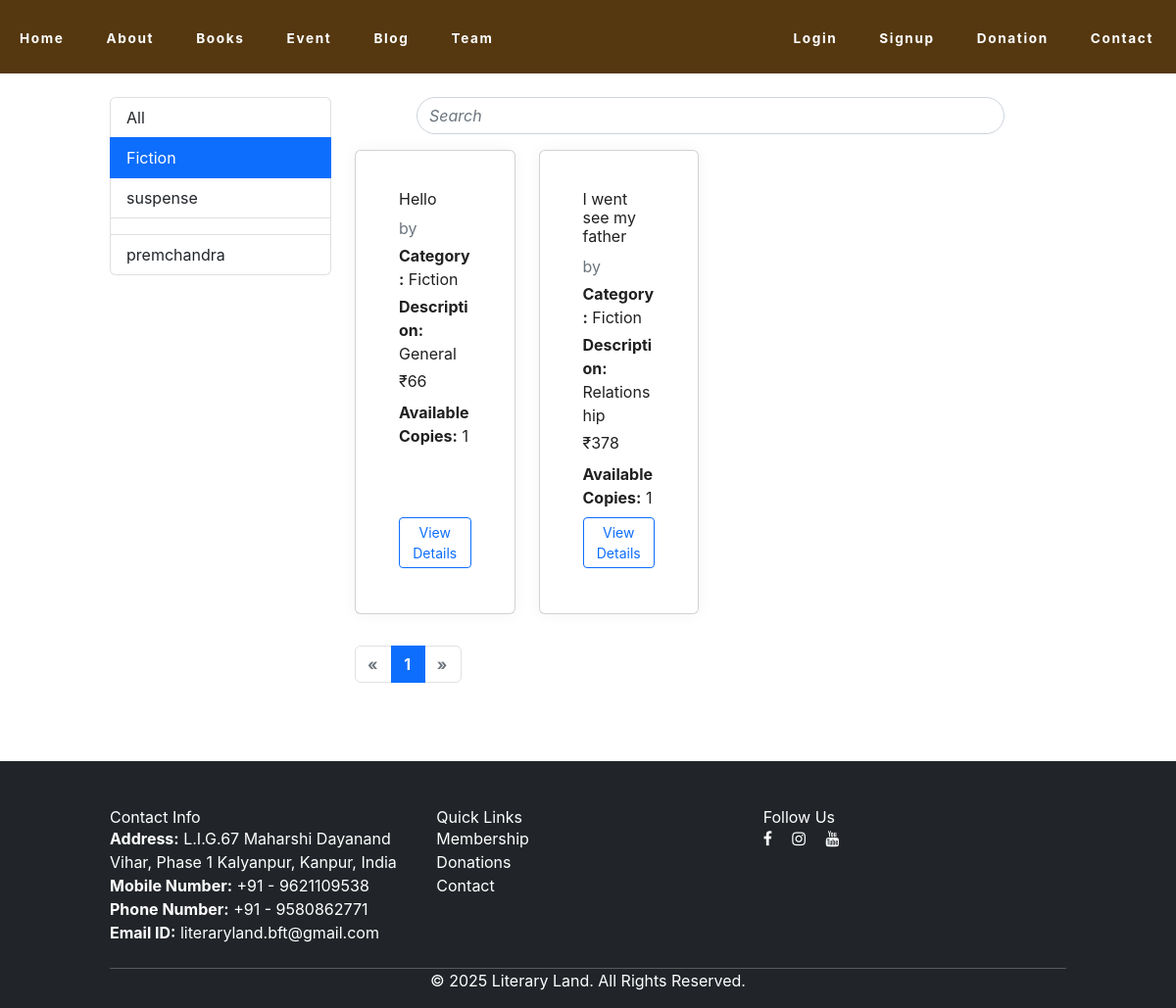
The page /book?category=Fiction on the database its author committed.
### Land/models.py (models this page shows, shortened)
class Book(models.Model):
    title = models.CharField(max_length=200, unique=True)
    category=models.CharField(max_length=40)
    sub_category=models.CharField(max_length=40, default='General')
    language=models.CharField(max_length=200)
    price=models.CharField(max_length=10)
    image=models.FileField(upload_to='files/')
    author = models.CharField(max_length=100)
    available_copies = models.IntegerField(default=1)

### Land/views.py (the view)
# urls.py: path('book', views.books, name='book'),
def books(request):
    category_filter = request.GET.get('category', None)
    search_query = request.GET.get('q', '')
    books_qs = Book.objects.all()
    if category_filter and category_filter.lower() != 'all':
        books_qs = books_qs.filter(category__iexact=category_filter)
    if search_query:
        books_qs = books_qs.filter(
            Q(title__icontains=search_query) |
            Q(author__icontains=search_query)
        )
    paginator = Paginator(books_qs, 12)  # 12 books per page
    page_number = request.GET.get('page')
    page_obj = paginator.get_page(page_number)
    all_categories = Book.objects.values_list('category', flat=True).distinct()
    context = {
        'page_obj': page_obj,
        'categories': all_categories,
        'selected_category': category_filter or 'All',
        'search_query': search_query,
    }
    return render(request, 'books.html', context)

### Land/templates/books.html (shortened to what this page needs)
{% block content %}
<!DOCTYPE html>
<html lang="en">
<head>
  {% load static %}
  <link href="https://unpkg.com/aos@2.3.1/dist/aos.css" rel="stylesheet">
  <link rel="stylesheet" href="https://cdn.jsdelivr.net/npm/bootstrap@5.2.3/dist/css/bootstrap.min.css">
  <link rel="stylesheet" href="{% static 'css/style.css' %}">
  <script src="https://cdn.tailwindcss.com"></script>
  <link rel="stylesheet" href="https://cdnjs.cloudflare.com/ajax/libs/font-awesome/6.0.0/css/all.min.css" />
    <link rel='stylesheet' href='https://cdnjs.cloudflare.com/ajax/libs/font-awesome/4.7.0/css/font-awesome.min.css'>
</head>
<body>
  <header>
      <nav class="navbar navbar-expand-lg">
        <ul class="navbar-nav">
              <a class="nav-link" href="{% url 'index' %}">Home</a>
              <a class="nav-link" href="{% url 'about' %}">About</a>
              <a class="nav-link" href="{% url 'book' %}">Books</a>
              <a class="nav-link" href="{% url 'events' %}">Event</a>
              <a class="nav-link" href="{% url 'blog_list' %}">Blog</a>
              <a class="nav-link" href="{% url 'team' %}">Team</a>
        </ul>
        <ul class="navbar-nav ms-auto">
            <a class="nav-link" href="{% url 'login' %}">Login</a>
            <a class="nav-link" href="{% url 'membership' %}">Signup</a>
            <a class="nav-link" href="{% url 'donation' %}">Donation</a>
            <a class="nav-link" href="{% url 'contact' %}">Contact</a>
        </ul>
      </nav>
  </header>
<div class="container mt-4">
  <div class="row">
    <div class="col-md-3">
      <ul class="list-group">
        <li class="list-group-item {% if selected_category == 'All' %}active{% endif %}">
          <a href="{% url 'book' %}?category=All" class="{% if selected_category == 'All' %}text-white{% endif %}">All</a>
        </li>
        {% for category in categories %}
        <li class="list-group-item {% if selected_category == category %}active{% endif %}">
          <a href="{% url 'book' %}?category={{ category }}" class="{% if selected_category == category %}text-white{% endif %}">{{ category }}</a>
        </li>
        {% endfor %}
      </ul>
    </div>
    <div class="col-md-9">
      <form method="get" action="{% url 'book' %}" class="mb-3" style="max-width: 600px; margin:auto;">
        <div class="input-group rounded">
          <input type="search" name="q" class="form-control rounded-pill" placeholder="Search" aria-label="Search" aria-describedby="search-addon" value="{{ search_query }}" style="padding-right: 40px;">
        </div>
      </form>
      <div class="row">
        {% for book in page_obj %}
        <div class="col-md-3 mb-4">
          <div class="card h-100">
            <div class="card-body d-flex flex-column">
              <h6 class="card-title">{{ book.title }}</h6>
              <p class="card-text text-muted mb-1">by {{ book.author }}</p>
              <p class="card-text mb-1"><strong>Category:</strong> {{ book.category }}</p>
              <p class="card-text mb-1"><strong>Description:</strong> {{ book.sub_category }}</p>
              <p class="card-text mb-2">₹{{ book.price }}</p>
              <p class="card-text mb-2"><strong>Available Copies:</strong> {{ book.available_copies }}</p>
              <a href="#" class="btn btn-sm btn-outline-primary mt-auto">View Details</a>
            </div>
          </div>
        </div>
        {% empty %}
        <p>No books found.</p>
        {% endfor %}
      </div>
      <nav aria-label="Page navigation">
        <ul class="pagination justify-content-center">
          {% if page_obj.has_previous %}
          <li class="page-item">
            <a class="page-link" href="?category={{ selected_category }}&q={{ search_query }}&page={{ page_obj.previous_page_number }}" aria-label="Previous">
              <span aria-hidden="true">&laquo;</span>
            </a>
          </li>
          {% else %}
          <li class="page-item disabled">
            <span class="page-link">&laquo;</span>
          </li>
          {% endif %}
          {% for num in page_obj.paginator.page_range %}
            {% if page_obj.number == num %}
              <li class="page-item active"><span class="page-link">{{ num }}</span></li>
            {% elif num > page_obj.number|add:'-3' and num < page_obj.number|add:'3' %}
              <li class="page-item"><a class="page-link" href="?category={{ selected_category }}&q={{ search_query }}&page={{ num }}">{{ num }}</a></li>
            {% endif %}
          {% endfor %}
          {% if page_obj.has_next %}
          <li class="page-item">
            <a class="page-link" href="?category={{ selected_category }}&q={{ search_query }}&page={{ page_obj.next_page_number }}" aria-label="Next">
              <span aria-hidden="true">&raquo;</span>
            </a>
          </li>
          {% else %}
          <li class="page-item disabled">
            <span class="page-link">&raquo;</span>
          </li>
          {% endif %}
        </ul>
      </nav>
    </div>
  </div>
</div>
<footer class="bg-dark text-white mt-5 pt-5 pb-3">
        <div class="container">
            <div class="row">
                <div class="col-md-4 mb-4">
                    <h5>Contact Info</h5>
                    <p><strong>Address:</strong> L.I.G.67 Maharshi Dayanand Vihar, Phase 1 Kalyanpur, Kanpur, India</p>
                    <p><strong>Mobile Number:</strong> +91 - 9621109538</p>
                    <p><strong>Phone Number:</strong> +91 - 9580862771</p>
                    <p><strong>Email ID:</strong> literaryland.bft@gmail.com</p>
                </div>
                <div class="col-md-4 mb-4">
                    <h5>Quick Links</h5>
                    <ul class="list-unstyled">
                        <li><a href="{% url 'membership' %}" class="text-white text-decoration-none">Membership</a></li>
                        <li><a href="{% url 'donation' %}" class="text-white text-decoration-none">Donations</a></li>
                        <li><a href="{% url 'contact' %}" class="text-white text-decoration-none">Contact</a></li>
                    </ul>
                </div>
                <div class="col-md-4 mb-4">
                    <h5>Follow Us</h5>
                    <a href="https://www.facebook.com/share/1B8gzCaQYS/?mibextid=wwXIfr" class="text-white me-3"><i class="fa fa-facebook"></i></a>
                    <a href="https://www.instagram.com/literary__land?igsh=YzljYTk1ODg3Zg==" class="text-white me-3"><i class="fa fa-instagram"></i></a>
                    <a href="https://youtube.com/@literaryland_bft?feature=shared" class="text-white me-3"><i class="fa fa-youtube"></i></a>
                </div>
            </div>
            <hr class="border-light">
            <div class="text-center">
               <p class="mb-0">&copy; 2025 Literary Land. All Rights Reserved.</p>
            </div>
        </div>
    </footer>
	</body>
{% endblock %}
</html>

### Land/static/css/style.css (style rules this page uses)
*, *::before, *::after { box-sizing: border-box; }
body { margin: 0; font-family: 'Segoe UI', Tahoma, Geneva, Verdana, sans-serif; background-color: #fff; color: #222; line-height: 1.6; -webkit-font-smoothing: antialiased; -moz-osx-font-smoothing: grayscale; }
a { color: inherit; text-decoration: none; }
.container { width: 90%; max-width: 1200px; margin-left: 100px; margin-right: auto; }
nav { margin-top: 8px; margin-bottom: 32px; text-align: center; font-weight: 700; font-size: 0.85rem; letter-spacing: 0.12em; }
nav a { color: #222; margin: 0 12px; padding: 10px 8px; position: relative; transition: color 0.3s ease; }
* { box-sizing: border-box; }
body { font-family: 'Segoe UI', Tahoma, Geneva, Verdana, sans-serif; margin: 0; background: #fff; color: #222; line-height: 1.5; }
.container { max-width: 1100px; margin: 40px auto 80px; padding: 0 20px; }
.card { background: #fff; box-shadow: 0 0 15px rgb(0 0 0 / 0.05); border-radius: 6px; padding: 24px 28px 30px; flex: 1 1 360px; max-width: 480px; position: relative; overflow: visible; }
form { display: flex; flex-direction: column; gap: 12px; }
::placeholder { color: #999; font-style: italic; }
body { font-family: Arial, sans-serif; background-color: #f4f4f4; margin: 0; padding: 0; }
body { margin: 0; font-family: 'Inter', sans-serif; background: #ffffff; color: #202020; line-height: 1.5; }
a { color: #555; text-decoration: none; }
.container { max-width: 1100px; margin: 0 auto; padding: 0 24px; }

### Land/templates/books.html (style rules this page uses)
header { background-color: #553810ff; padding: 5px 0; max-width: 100%; max-height: 75px; }
nav { display: flex; justify-content: space-between; align-items: center; }
.navbar-nav .nav-link { color: white; margin-right: 15px; }

### rows shown on the page
Book: title "Hello", category "Fiction", sub_category "General", price "66", available_copies "1"
Book: title "I went see my father", category "Fiction", sub_category "Relationship", price "378", available_copies "1"

### other values the page prints
{{ category }} "Fiction" "suspense" "premchandra"
{{ num }} "1"
